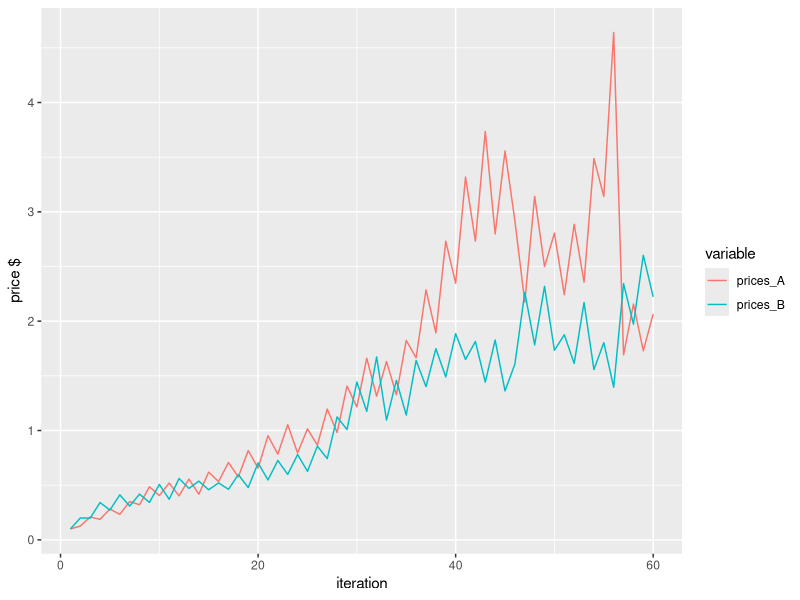
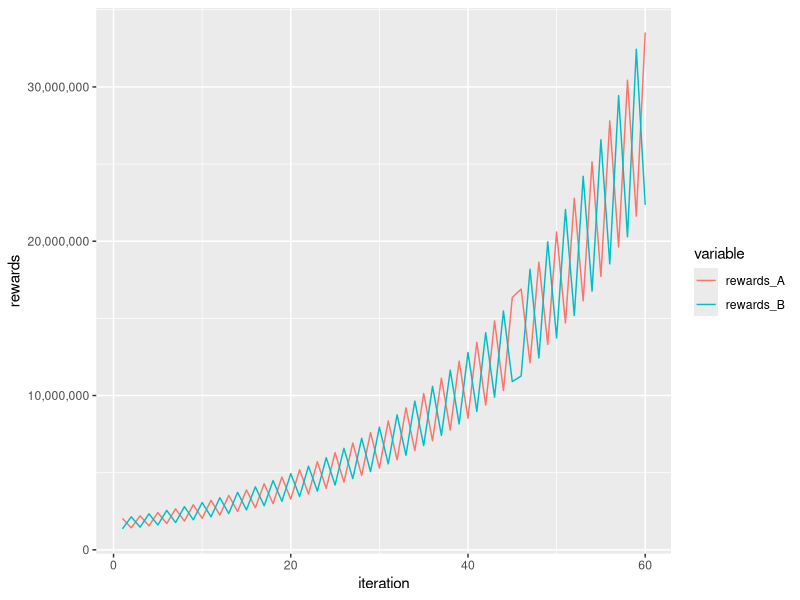
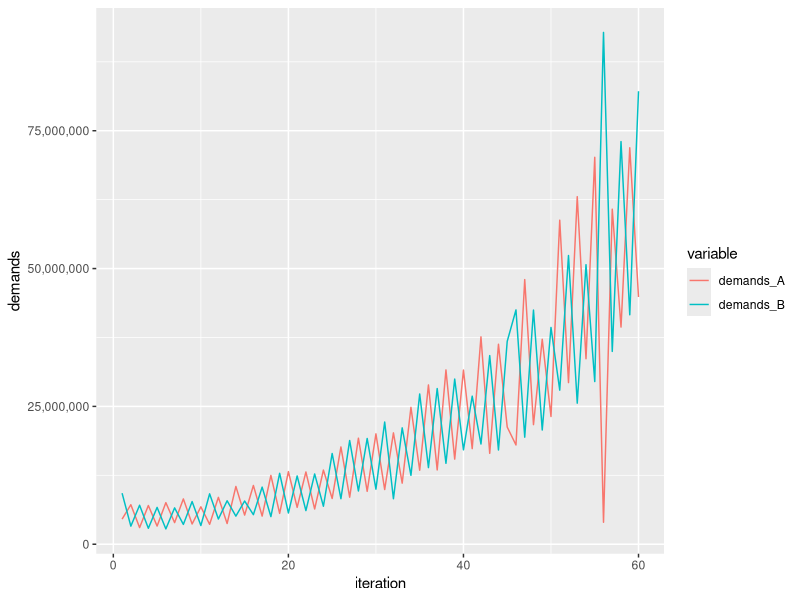

R code for these plots, in order:
library(reshape2)
require(scales)


rm(list=ls())

limit_zero<-function(x){
  
  if(x<0){
    return(0)
  }else{
    return(x)
  }
}

H=8
#maximum change in price that can be seen from 1 iteration to the next
price_multi_limit=2
#exponential smoothing parameter
price_anchoring=0.3

T_a=0
T_b=0


S_a=10^7
S_b=10^7

price_A=0.1
price_B=0.1

price_bottom=0.05

iterations=12*5
controller_supply=1.01
controller_price=2
controller_rewards=1.5
second_price_measure=3

minimum_supply=10^6

multiplier_rewards_increase=0.1
multiplier_rewards_decrease=0.05
multiplier_demand_increase=0.2
multiplier_demand_decrease=0.1
demand_burn=0.1

demand_satisfaction_mean=0.1
demand_satisfaction_std=0.1

D_a=S_a
D_b=S_b

R_a=S_a*abs(rnorm(1,0.1))
R_b=S_b*abs(rnorm(1,0.1))

prices_A=numeric(iterations)
prices_B=numeric(iterations)

rewards_A=numeric(iterations)
rewards_B=numeric(iterations)

demands_A=numeric(iterations)
demands_B=numeric(iterations)

for (i in seq(iterations)){
  print(i)
  
  T_a=(price_A*abs(rnorm(1,1,0.05)))*D_a
  T_b=(price_B*abs(rnorm(1,1,0.05)))*D_b
  

  
  if (i>1){

    price_A=(1-price_anchoring)*H*T_a/S_a+price_anchoring*prices_A[i-1]
    price_B=(1-price_anchoring)*H*T_b/S_b+price_anchoring*prices_B[i-1]
    
    if (price_A>prices_A[i-1]*price_multi_limit){
      price_A=prices_A[i-1]*price_multi_limit
    }
    if (price_B>prices_B[i-1]*price_multi_limit){
      price_B=prices_B[i-1]*price_multi_limit
    }
    
  }
  
  if (price_A<price_bottom){
    price_A=price_bottom
  }
  
  if(price_B<price_bottom){
    price_B=price_bottom
  }
  
  S_a=S_a+R_a-D_a*demand_burn
  S_b=S_b+R_b-D_b*demand_burn
  
  if (price_A>price_B*controller_price | S_a<S_b*controller_supply){
    print('A')
    R_a=S_a*multiplier_rewards_increase
    R_b=S_b*multiplier_rewards_decrease
    
    D_a=S_a*multiplier_demand_decrease*(1-abs(rnorm(1,mean=demand_satisfaction_mean,demand_satisfaction_std)))
    D_b=S_b*multiplier_demand_increase*(1-abs(rnorm(1,mean=demand_satisfaction_mean,demand_satisfaction_std)))
    
  }else if(price_B>price_A*controller_price | S_b<S_a*controller_supply){
    R_a=S_a*multiplier_rewards_decrease
    R_b=S_b*multiplier_rewards_increase
    
    D_a=S_a*multiplier_demand_increase*(1-(abs(rnorm(1,mean=demand_satisfaction_mean,demand_satisfaction_std))))
    D_b=S_b*multiplier_demand_decrease*(1-(abs(rnorm(1,mean=demand_satisfaction_mean,demand_satisfaction_std))))
  }
  
  if(R_a>R_b*controller_rewards){
    R_a=R_b*controller_rewards
  }else if(R_b>R_a*controller_rewards){
    R_b=R_a*controller_rewards
  }
  

  
  if(price_A>price_B*second_price_measure){
    D_b=D_b+(D_b+D_a)/4
    D_a=D_a-(D_b+D_a)/4
  }else if(price_B>price_A*second_price_measure){
    D_a=D_a+(D_b+D_a)/4
    D_b=D_b-(D_b+D_a)/4
  }
  
  D_a=D_a*(1+1/i)
  D_b=D_b*(1+1/i)
  
  D_a=limit_zero(D_a)
  D_b=limit_zero(D_b)
  R_a=limit_zero(R_a)
  R_b=limit_zero(R_b)
  S_a=limit_zero(S_a)
  S_b=limit_zero(S_b)
  
  
  
  prices_A[i]=price_A
  prices_B[i]=price_B
  
  rewards_A[i]=R_a
  rewards_B[i]=R_b
  
  demands_A[i]=D_a
  demands_B[i]=D_b
  
}

library(ggplot2)

df=data.frame(prices_A=prices_A,prices_B=prices_B,iteration=seq(length(prices_A)))
df2 <- melt(df, id="iteration")  # convert to long format


ggplot(data=df2,
       aes(x=iteration, y=value, colour=variable)) +
  geom_line()+scale_y_continuous(labels=comma)+ylab('price $')


rewards_df=data.frame(rewards_A=rewards_A,rewards_B=rewards_B,iteration=seq(length(prices_A)))
rewards_melt=melt(rewards_df, id="iteration")

ggplot(data=rewards_melt,aes(x=iteration, y=value, colour=variable)) +geom_line()+scale_y_continuous(labels=comma)+ylab('rewards')


demands_df=data.frame(demands_A=demands_A,demands_B=demands_B,iteration=seq(length(prices_A)))
demands_melt=melt(demands_df, id="iteration")

ggplot(data=demands_melt,aes(x=iteration, y=value, colour=variable)) +geom_line()+scale_y_continuous(labels=comma)+ylab('demands')



total_df=data.frame(prices_A=prices_A,prices_B=prices_B,rewards_A=rewards_A,rewards_B=rewards_B,demands_A=demands_A,demands_B=demands_B,iteration=seq(length(prices_A)))
